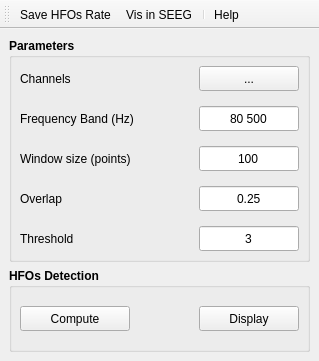
<?xml version="1.0" encoding="UTF-8"?>
<ui version="4.0">
 <class>MainWindow</class>
 <widget class="QMainWindow" name="MainWindow">
  <property name="geometry">
   <rect>
    <x>0</x>
    <y>0</y>
    <width>319</width>
    <height>361</height>
   </rect>
  </property>
  <property name="font">
   <font>
    <family>Ubuntu</family>
   </font>
  </property>
  <property name="windowTitle">
   <string>MainWindow</string>
  </property>
  <widget class="QWidget" name="centralwidget">
   <property name="font">
    <font>
     <family>Ubuntu</family>
    </font>
   </property>
   <layout class="QVBoxLayout" name="verticalLayout_3">
    <item>
     <widget class="QGroupBox" name="groupBox">
      <property name="font">
       <font>
        <weight>75</weight>
        <bold>true</bold>
       </font>
      </property>
      <property name="title">
       <string>Parameters</string>
      </property>
      <layout class="QHBoxLayout" name="horizontalLayout_3">
       <property name="leftMargin">
        <number>8</number>
       </property>
       <property name="topMargin">
        <number>8</number>
       </property>
       <property name="rightMargin">
        <number>8</number>
       </property>
       <property name="bottomMargin">
        <number>8</number>
       </property>
       <item>
        <layout class="QHBoxLayout" name="horizontalLayout">
         <item>
          <layout class="QVBoxLayout" name="verticalLayout">
           <property name="spacing">
            <number>15</number>
           </property>
           <item>
            <widget class="QLabel" name="_chan_lb">
             <property name="minimumSize">
              <size>
               <width>100</width>
               <height>25</height>
              </size>
             </property>
             <property name="maximumSize">
              <size>
               <width>100</width>
               <height>25</height>
              </size>
             </property>
             <property name="font">
              <font>
               <family>Ubuntu</family>
               <pointsize>9</pointsize>
               <weight>50</weight>
               <italic>false</italic>
               <bold>false</bold>
              </font>
             </property>
             <property name="text">
              <string>Channels</string>
             </property>
            </widget>
           </item>
           <item>
            <widget class="QLabel" name="_freq_band_lb">
             <property name="minimumSize">
              <size>
               <width>100</width>
               <height>25</height>
              </size>
             </property>
             <property name="maximumSize">
              <size>
               <width>1111</width>
               <height>25</height>
              </size>
             </property>
             <property name="font">
              <font>
               <family>Ubuntu</family>
               <pointsize>9</pointsize>
               <weight>50</weight>
               <italic>false</italic>
               <bold>false</bold>
              </font>
             </property>
             <property name="text">
              <string>Frequency Band (Hz)</string>
             </property>
            </widget>
           </item>
           <item>
            <widget class="QLabel" name="_win_size_lb">
             <property name="minimumSize">
              <size>
               <width>100</width>
               <height>25</height>
              </size>
             </property>
             <property name="maximumSize">
              <size>
               <width>1111</width>
               <height>25</height>
              </size>
             </property>
             <property name="font">
              <font>
               <family>Ubuntu</family>
               <pointsize>9</pointsize>
               <weight>50</weight>
               <italic>false</italic>
               <bold>false</bold>
              </font>
             </property>
             <property name="text">
              <string>Window size (points)</string>
             </property>
            </widget>
           </item>
           <item>
            <widget class="QLabel" name="_overlap_lb">
             <property name="minimumSize">
              <size>
               <width>100</width>
               <height>25</height>
              </size>
             </property>
             <property name="maximumSize">
              <size>
               <width>1111</width>
               <height>25</height>
              </size>
             </property>
             <property name="font">
              <font>
               <family>Ubuntu</family>
               <pointsize>9</pointsize>
               <weight>50</weight>
               <italic>false</italic>
               <bold>false</bold>
              </font>
             </property>
             <property name="text">
              <string>Overlap</string>
             </property>
            </widget>
           </item>
           <item>
            <widget class="QLabel" name="_threshold_lb">
             <property name="minimumSize">
              <size>
               <width>100</width>
               <height>25</height>
              </size>
             </property>
             <property name="maximumSize">
              <size>
               <width>1111</width>
               <height>25</height>
              </size>
             </property>
             <property name="font">
              <font>
               <family>Ubuntu</family>
               <pointsize>9</pointsize>
               <weight>50</weight>
               <italic>false</italic>
               <bold>false</bold>
              </font>
             </property>
             <property name="text">
              <string>Threshold</string>
             </property>
            </widget>
           </item>
          </layout>
         </item>
         <item>
          <spacer name="horizontalSpacer_2">
           <property name="orientation">
            <enum>Qt::Horizontal</enum>
           </property>
           <property name="sizeType">
            <enum>QSizePolicy::Fixed</enum>
           </property>
           <property name="sizeHint" stdset="0">
            <size>
             <width>15</width>
             <height>20</height>
            </size>
           </property>
          </spacer>
         </item>
         <item>
          <layout class="QVBoxLayout" name="verticalLayout_2">
           <property name="spacing">
            <number>15</number>
           </property>
           <item>
            <widget class="QToolButton" name="_select_chan_btn">
             <property name="minimumSize">
              <size>
               <width>100</width>
               <height>25</height>
              </size>
             </property>
             <property name="maximumSize">
              <size>
               <width>100</width>
               <height>25</height>
              </size>
             </property>
             <property name="font">
              <font>
               <weight>50</weight>
               <bold>false</bold>
              </font>
             </property>
             <property name="text">
              <string>...</string>
             </property>
            </widget>
           </item>
           <item>
            <widget class="QLineEdit" name="_freq_band_le">
             <property name="minimumSize">
              <size>
               <width>100</width>
               <height>25</height>
              </size>
             </property>
             <property name="maximumSize">
              <size>
               <width>100</width>
               <height>25</height>
              </size>
             </property>
             <property name="font">
              <font>
               <family>Ubuntu</family>
               <pointsize>9</pointsize>
               <weight>50</weight>
               <italic>false</italic>
               <bold>false</bold>
              </font>
             </property>
             <property name="focusPolicy">
              <enum>Qt::ClickFocus</enum>
             </property>
             <property name="text">
              <string>80 500</string>
             </property>
             <property name="alignment">
              <set>Qt::AlignCenter</set>
             </property>
            </widget>
           </item>
           <item>
            <widget class="QLineEdit" name="_win_size_le">
             <property name="minimumSize">
              <size>
               <width>100</width>
               <height>25</height>
              </size>
             </property>
             <property name="maximumSize">
              <size>
               <width>100</width>
               <height>25</height>
              </size>
             </property>
             <property name="font">
              <font>
               <family>Ubuntu</family>
               <pointsize>9</pointsize>
               <weight>50</weight>
               <italic>false</italic>
               <bold>false</bold>
              </font>
             </property>
             <property name="focusPolicy">
              <enum>Qt::ClickFocus</enum>
             </property>
             <property name="text">
              <string>100</string>
             </property>
             <property name="alignment">
              <set>Qt::AlignCenter</set>
             </property>
            </widget>
           </item>
           <item>
            <widget class="QLineEdit" name="_overlap_le">
             <property name="minimumSize">
              <size>
               <width>100</width>
               <height>25</height>
              </size>
             </property>
             <property name="maximumSize">
              <size>
               <width>100</width>
               <height>25</height>
              </size>
             </property>
             <property name="font">
              <font>
               <family>Ubuntu</family>
               <pointsize>9</pointsize>
               <weight>50</weight>
               <italic>false</italic>
               <bold>false</bold>
              </font>
             </property>
             <property name="focusPolicy">
              <enum>Qt::ClickFocus</enum>
             </property>
             <property name="text">
              <string>0.25</string>
             </property>
             <property name="alignment">
              <set>Qt::AlignCenter</set>
             </property>
            </widget>
           </item>
           <item>
            <widget class="QLineEdit" name="_threshold_le">
             <property name="minimumSize">
              <size>
               <width>100</width>
               <height>25</height>
              </size>
             </property>
             <property name="maximumSize">
              <size>
               <width>100</width>
               <height>25</height>
              </size>
             </property>
             <property name="font">
              <font>
               <family>Ubuntu</family>
               <pointsize>9</pointsize>
               <weight>50</weight>
               <italic>false</italic>
               <bold>false</bold>
              </font>
             </property>
             <property name="focusPolicy">
              <enum>Qt::ClickFocus</enum>
             </property>
             <property name="text">
              <string>3</string>
             </property>
             <property name="alignment">
              <set>Qt::AlignCenter</set>
             </property>
            </widget>
           </item>
          </layout>
         </item>
        </layout>
       </item>
      </layout>
     </widget>
    </item>
    <item>
     <widget class="QGroupBox" name="groupBox_2">
      <property name="font">
       <font>
        <weight>75</weight>
        <bold>true</bold>
       </font>
      </property>
      <property name="title">
       <string>HFOs Detection</string>
      </property>
      <layout class="QHBoxLayout" name="horizontalLayout_4">
       <property name="leftMargin">
        <number>8</number>
       </property>
       <property name="topMargin">
        <number>8</number>
       </property>
       <property name="rightMargin">
        <number>8</number>
       </property>
       <property name="bottomMargin">
        <number>8</number>
       </property>
       <item>
        <layout class="QHBoxLayout" name="horizontalLayout_2">
         <item>
          <widget class="QPushButton" name="_compute_btn">
           <property name="minimumSize">
            <size>
             <width>110</width>
             <height>25</height>
            </size>
           </property>
           <property name="maximumSize">
            <size>
             <width>110</width>
             <height>25</height>
            </size>
           </property>
           <property name="font">
            <font>
             <weight>50</weight>
             <bold>false</bold>
            </font>
           </property>
           <property name="text">
            <string>Compute</string>
           </property>
           <property name="shortcut">
            <string>Return</string>
           </property>
          </widget>
         </item>
         <item>
          <spacer name="horizontalSpacer">
           <property name="orientation">
            <enum>Qt::Horizontal</enum>
           </property>
           <property name="sizeHint" stdset="0">
            <size>
             <width>40</width>
             <height>20</height>
            </size>
           </property>
          </spacer>
         </item>
         <item>
          <widget class="QPushButton" name="_display_table_btn">
           <property name="minimumSize">
            <size>
             <width>100</width>
             <height>25</height>
            </size>
           </property>
           <property name="maximumSize">
            <size>
             <width>100</width>
             <height>25</height>
            </size>
           </property>
           <property name="font">
            <font>
             <weight>50</weight>
             <bold>false</bold>
            </font>
           </property>
           <property name="text">
            <string>Display</string>
           </property>
          </widget>
         </item>
        </layout>
       </item>
      </layout>
     </widget>
    </item>
   </layout>
  </widget>
  <widget class="QToolBar" name="toolBar">
   <property name="windowTitle">
    <string>toolBar</string>
   </property>
   <attribute name="toolBarArea">
    <enum>TopToolBarArea</enum>
   </attribute>
   <attribute name="toolBarBreak">
    <bool>false</bool>
   </attribute>
   <addaction name="_save_hfo_rates_action"/>
   <addaction name="_viz_ieeg_action"/>
   <addaction name="separator"/>
   <addaction name="_help_action"/>
  </widget>
  <action name="_save_hfo_rates_action">
   <property name="icon">
    <iconset>
     <normaloff>../../icon/save.svg</normaloff>../../icon/save.svg</iconset>
   </property>
   <property name="text">
    <string>Save HFOs Rate</string>
   </property>
   <property name="font">
    <font>
     <family>Ubuntu</family>
    </font>
   </property>
  </action>
  <action name="_viz_ieeg_action">
   <property name="icon">
    <iconset>
     <normaloff>../../icon/square-wave.svg</normaloff>../../icon/square-wave.svg</iconset>
   </property>
   <property name="text">
    <string>Vis in SEEG</string>
   </property>
   <property name="font">
    <font>
     <family>Ubuntu</family>
    </font>
   </property>
  </action>
  <action name="_help_action">
   <property name="icon">
    <iconset>
     <normaloff>../../icon/help.svg</normaloff>../../icon/help.svg</iconset>
   </property>
   <property name="text">
    <string>Help</string>
   </property>
   <property name="font">
    <font>
     <family>Ubuntu</family>
    </font>
   </property>
  </action>
 </widget>
 <resources/>
 <connections/>
</ui>
